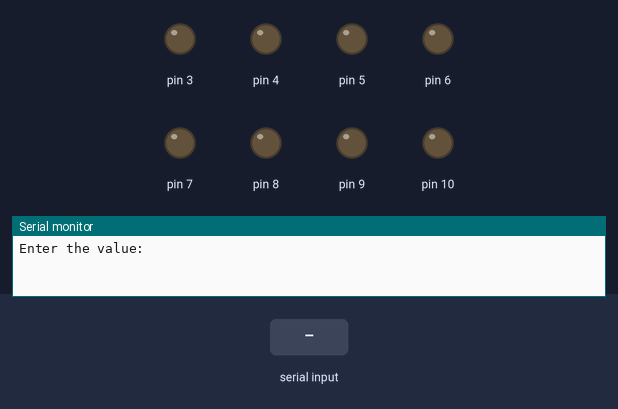
Simulated run of this sketch. Board: Arduino Uno, built with avr-gcc and run on an emulated ATmega328P. On the bench: output pins drawn as LEDs (lit = HIGH), the last lines printed to the serial monitor. The test bench sets the inputs (shaded band).

Above: at 12.9 s.
13.0 s: "2\n" received over Serial
At 13.4 s:
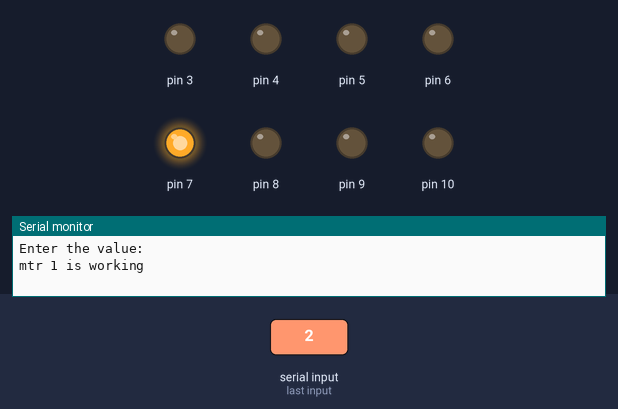
At 18.9 s:
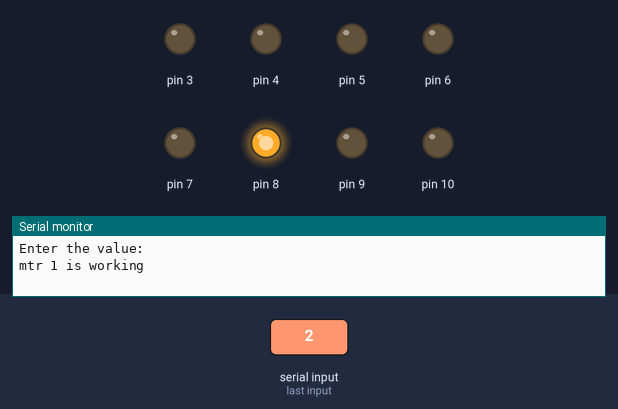
Timing chart, 0 to 20.5 s (numbered marks = the images above; inputs shaded):
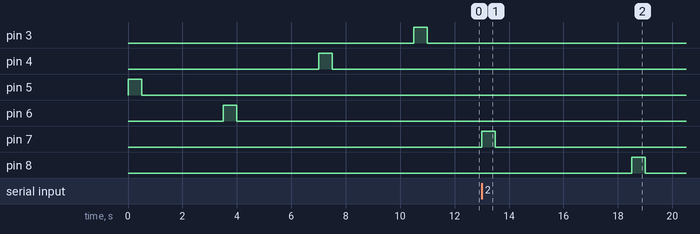

Measured:
- after the input at 13.0 s, pin 7: LOW → HIGH at once, → LOW 0.50 s later; pin 8: LOW → HIGH after 5.5 s, → LOW 0.50 s later

The sketch:

Conveyor_Code.ino
```cpp
// Conveyor Program

char value;
String msg = "Enter the value: ";

void setup()
{
  pinMode(10, OUTPUT);
  pinMode(9, OUTPUT);
  pinMode(8, OUTPUT);
  pinMode(7, OUTPUT);
  pinMode(6, OUTPUT);
  pinMode(5, OUTPUT);
  pinMode(4,OUTPUT);
  pinMode(3, OUTPUT);

  digitalWrite(10,LOW);
  digitalWrite(9,LOW);
  digitalWrite(8, LOW);
  digitalWrite(7, LOW);
  digitalWrite(6,LOW);
  digitalWrite(5,LOW);
  digitalWrite(4,LOW);
  digitalWrite(3,LOW);

  Serial.begin(9600);
}

void loop()
{
  digitalWrite(5, HIGH); // Conveyor motor 1 P
  digitalWrite(6, LOW); // Conveyor motor 1 N
  delay(500);
  digitalWrite(6, LOW);
  digitalWrite(5, LOW);
  delay(3000);
  digitalWrite(5, LOW); // Conveyor motor 1 P
  digitalWrite(6, HIGH); // Conveyor motor 1 N
  delay(500);
  digitalWrite(6, LOW);
  digitalWrite(5, LOW);
  delay(3000);

  digitalWrite(4, HIGH); // Conveyor motor 2 P
  digitalWrite(3, LOW); // Conveyor motor 2 N
  delay(500);
  digitalWrite(4, LOW); // Conveyor motor 2 P
  digitalWrite(3, LOW); // Conveyor motor 2 N
  delay(3000);
  digitalWrite(4, LOW); // Conveyor motor 2 P
  digitalWrite(3, HIGH); // Conveyor motor 2 N
  delay(500);
  digitalWrite(4, LOW);
  digitalWrite(3, LOW);
  delay(1000);

  Serial.println(msg);
  while(Serial.available()==0);
  value = Serial.parseInt();

  if(value == 1)
  {
     Serial.println("Mtr 1 & 2 are not working");
     digitalWrite(8,LOW);
     digitalWrite(7,LOW);
     digitalWrite(10,LOW);
     digitalWrite(9,LOW);
  }

  if (value == 2)
   {
     Serial.println("mtr 1 is working");
     digitalWrite(7,HIGH);
     digitalWrite(8,LOW);
     delay(500);
     digitalWrite(8,LOW);
     digitalWrite(7,LOW);
     delay(5000); // Changeable
     digitalWrite(8,HIGH);
     digitalWrite(7,LOW);
     delay(500);
     digitalWrite(8,LOW);
     digitalWrite(7,LOW);
     delay(5000); // Changeable
   }

  if(value == 3)
   {
     Serial.println("mtr 1 & 2 are working");
     digitalWrite(9,HIGH);
     digitalWrite(10,LOW);
     digitalWrite(7,HIGH);
     digitalWrite(8,LOW);
     delay(500);
     digitalWrite(10,LOW);
     digitalWrite(9,LOW);
     digitalWrite(7,LOW);
     digitalWrite(8,LOW);
     delay(5000); // Changeable
     digitalWrite(9,LOW);
     digitalWrite(10,HIGH);
     digitalWrite(8,HIGH);
     digitalWrite(7,LOW);
     delay(500);
     digitalWrite(10,LOW);
     digitalWrite(9,LOW);
     digitalWrite(8,LOW);
     digitalWrite(7,LOW);
     delay(5000); // Changeable
   }
}
```
